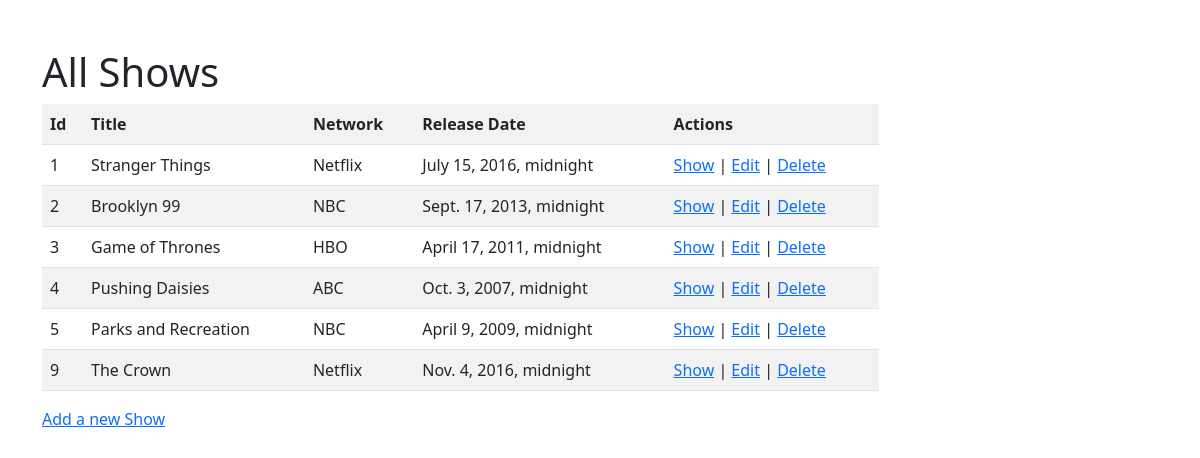
The app's page /shows, older data.
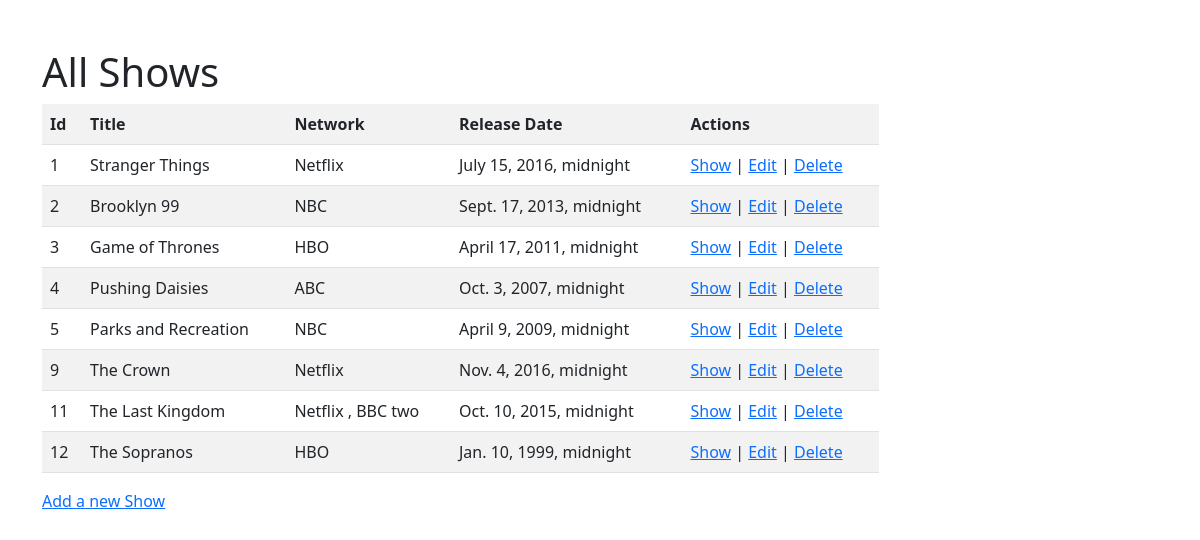
The same page, newer data.
### Tv_Shows_App/models.py (models this page shows)
class Movie(models.Model):
    title = models.CharField(max_length=255)
    network = models.CharField(max_length=45)
    release_date = models.DateTimeField()
    desc = models.TextField(default="no description")
    created_at = models.DateTimeField(auto_now_add=True)
    updated_at = models.DateTimeField(auto_now=True)
    objects = MovieManager()

### Tv_Shows_App/views.py (the view)
# urls.py: path('shows', views.index),
def index(request):
    context = {
        'movies': Movie.objects.all(),
    }
    return render(request ,"index.html", context)

### Tv_Shows_App/templates/index.html (shortened to what this page needs)
<!DOCTYPE html>
<html lang="en">
<head>
    <link href="https://cdn.jsdelivr.net/npm/bootstrap@5.2.0-beta1/dist/css/bootstrap.min.css" rel="stylesheet"
>
</head>
<body>
    <div class="container mt-5">
        <h1>All Shows</h1>
        <table class="table table-striped w-75">
            <tr>
                <th>Id</th>
                <th>Title</th>
                <th>Network</th>
                <th>Release Date</th>
                <th>Actions</th>
            </tr>
            {% for movie in movies%}
            <tr>
                <td>{{movie.id}}</td>
                <td>{{movie.title}}</td>
                <td>{{movie.network}}</td>
                <td>{{movie.release_date}}</td>
                <td><a href="/shows/{{movie.id}}">Show</a> | <a href="shows/{{movie.id}}/edit">Edit</a> | <a href="shows/{{movie.id}}/destroy">Delete</a></td>
            </tr>
            {% endfor %}
        </table>
        <a href="/shows/new">Add a new Show</a>
    </div>
</body>
</html>

Row changes from the older to the newer data that the page shows:
added Movie: id "11", title "The Last Kingdom", network "Netflix , BBC two", release_date "Oct. 10, 2015, midnight"
added Movie: id "12", title "The Sopranos", network "HBO", release_date "Jan. 10, 1999, midnight"
